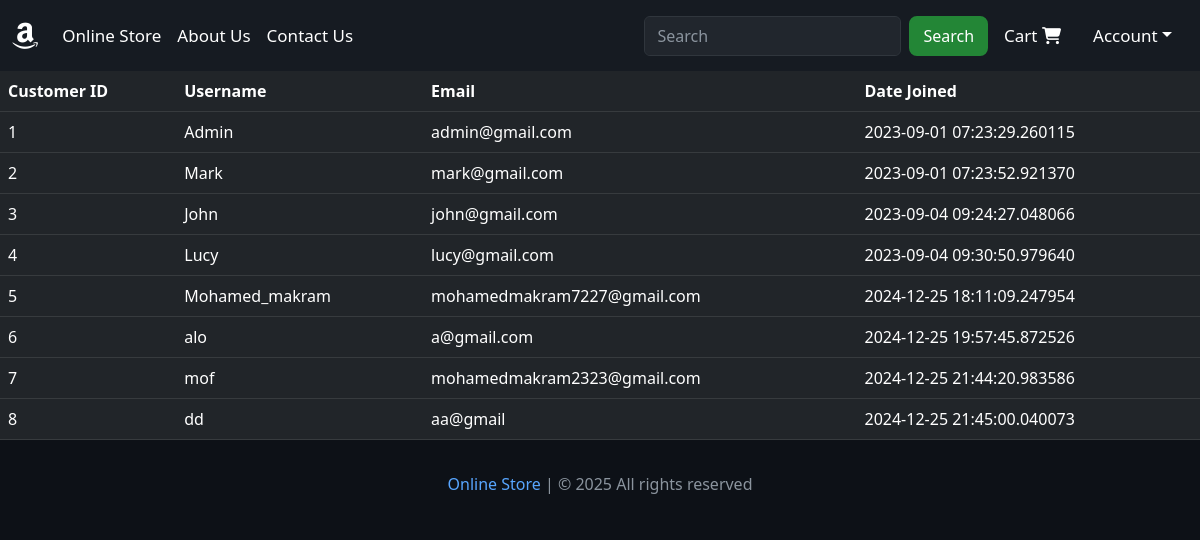
The page /customers (signed in) on the database as committed earlier.
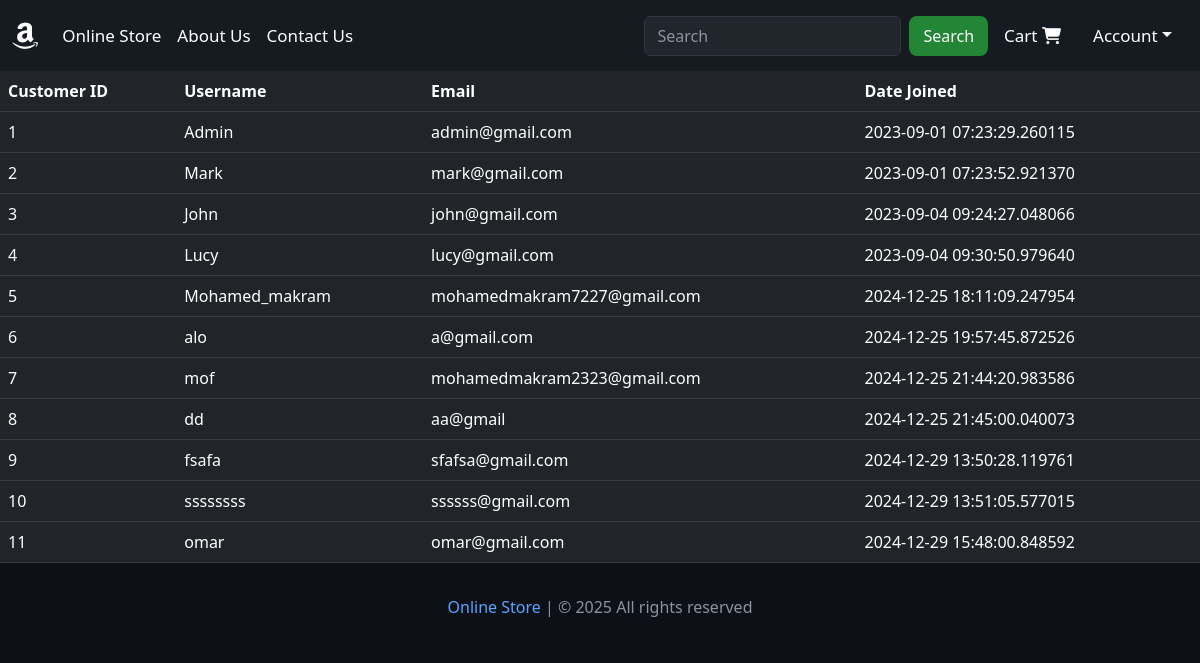
The same page on the database as committed later.
### website/models.py (models this page shows, shortened)
class Customer(db.Model, UserMixin):
    id = db.Column(db.Integer, primary_key=True)
    email = db.Column(db.String(100), unique=True)
    username = db.Column(db.String(100))
    password_hash = db.Column(db.String(150))
    date_joined = db.Column(db.DateTime(), default=datetime.utcnow)
    cart_items = db.relationship('Cart', backref=db.backref('customer', lazy=True))
    orders = db.relationship('Order', backref=db.backref('customer', lazy=True))
    @property
    def password(self):
        raise AttributeError('Password is not a readable Attribute')

### website/admin.py (the view)
@admin.route('/customers')
@login_required
def display_customers():
    if current_user.id == 1:
        customers = Customer.query.all()
        return render_template('customers.html', customers=customers)
    return render_template('404.html')

### website/__init__.py (called while the page is built)
def create_app():
    app = Flask(__name__)
    app.config['SECRET_KEY'] = 'hbnwdvbn ajnbsjn ahe'
    app.config['SQLALCHEMY_DATABASE_URI'] = f'sqlite:///{DB_NAME}'
    db.init_app(app)
    @app.errorhandler(404)
    def page_not_found(error):
        return render_template('404.html')
    login_manager = LoginManager()
    login_manager.init_app(app)
    login_manager.login_view = 'auth.login'
    @login_manager.user_loader
    def load_user(id):
        return Customer.query.get(int(id))
    from .views import views
    from .auth import auth
    from .admin import admin
    from .models import Customer, Cart, Product, Order
    app.register_blueprint(views, url_prefix='/') # localhost:5000/about-us
    app.register_blueprint(auth, url_prefix='/') # localhost:5000/auth/change-password
    app.register_blueprint(admin, url_prefix='/')
    return app

### website/templates/customers.html (shortened to what this page needs)
{% extends 'base.html' %}
{% block body %}
<table class="table table-dark table-hover">
    <thead>
        <tr>
            <th scope="col">Customer ID</th>
            <th scope="col">Username</th>
            <th scope="col">Email</th>
            <th scope="col">Date Joined</th>
        </tr>
    </thead>
    <tbody>
        {% for customer in customers %}
        <tr>
        <td>{{ customer.id }}</td>
        <td>{{ customer.username }}</td>
        <td>{{ customer.email }}</td>
        <td>{{ customer.date_joined }}</td>
        </tr>
        {% endfor %}
    </tbody>
</table>
{% endblock %}

Rows that differ between the two databases and show on the page:
added Customer: id "9", username "fsafa", email "sfafsa@gmail.com", date_joined "2024-12-29 13:50:28.119761"
added Customer: id "10", username "ssssssss", email "ssssss@gmail.com", date_joined "2024-12-29 13:51:05.577015"
added Customer: id "11", username "omar", email "omar@gmail.com", date_joined "2024-12-29 15:48:00.848592"
